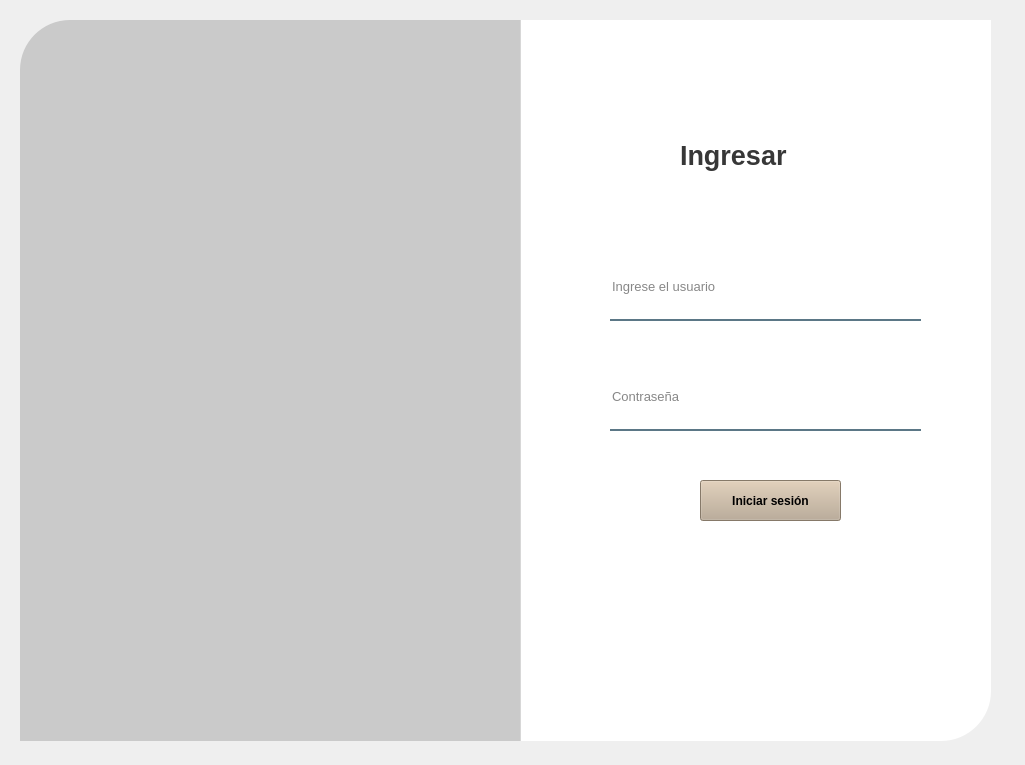
<?xml version="1.0" encoding="UTF-8"?>
<ui version="4.0">
 <class>Form</class>
 <widget class="QWidget" name="Form">
  <property name="geometry">
   <rect>
    <x>0</x>
    <y>0</y>
    <width>1025</width>
    <height>765</height>
   </rect>
  </property>
  <property name="windowTitle">
   <string>Form</string>
  </property>
  <widget class="QWidget" name="widget" native="true">
   <property name="geometry">
    <rect>
     <x>20</x>
     <y>20</y>
     <width>971</width>
     <height>721</height>
    </rect>
   </property>
   <property name="styleSheet">
    <string notr="true">QPushButtom #pushButtom{
 
	background-color: qlineargradient(spread:pad, x1:0, y1:0, x2:1, y2:1, stop:0 rgba(208, 189, 154, 255));
	color:rgba(255, 255, 255, 210);
	border-radius: 5px;
}


QPushButtom #pushButtom:hover{
	background-color: qlineargradient(spread:pad, x1:0, y1:0, x2:1, y2:1, stop:0 rgba(150, 180, 114, 255));
}


QPushButtom #pushButtom:pressed{
	padding-left:5px;
	padding-left:5px;
	background-color:rgba(150, 123, 111, 255);
}</string>
   </property>
   <widget class="QLabel" name="label">
    <property name="geometry">
     <rect>
      <x>0</x>
      <y>0</y>
      <width>501</width>
      <height>721</height>
     </rect>
    </property>
    <property name="styleSheet">
     <string notr="true">border-image: url(:/prefijoNuevo/login.jpg);
border-top-left-radius: 50px;</string>
    </property>
    <property name="text">
     <string/>
    </property>
   </widget>
   <widget class="QLabel" name="label_2">
    <property name="geometry">
     <rect>
      <x>500</x>
      <y>0</y>
      <width>471</width>
      <height>721</height>
     </rect>
    </property>
    <property name="styleSheet">
     <string notr="true">background-color:rgba(255, 255 ,255, 255);
border-bottom-right-radius: 50px;</string>
    </property>
    <property name="text">
     <string/>
    </property>
   </widget>
   <widget class="QLabel" name="label_3">
    <property name="geometry">
     <rect>
      <x>0</x>
      <y>0</y>
      <width>501</width>
      <height>721</height>
     </rect>
    </property>
    <property name="styleSheet">
     <string notr="true">background-color: rgba(0, 0, 0, 40);
border-top-left-radius: 50px;</string>
    </property>
    <property name="text">
     <string/>
    </property>
   </widget>
   <widget class="QLabel" name="label_4">
    <property name="geometry">
     <rect>
      <x>660</x>
      <y>100</y>
      <width>181</width>
      <height>71</height>
     </rect>
    </property>
    <property name="font">
     <font>
      <pointsize>20</pointsize>
      <weight>75</weight>
      <bold>true</bold>
     </font>
    </property>
    <property name="styleSheet">
     <string notr="true">color: rgba(0, 0, 0, 200);</string>
    </property>
    <property name="text">
     <string>Ingresar</string>
    </property>
   </widget>
   <widget class="QLineEdit" name="usuario">
    <property name="geometry">
     <rect>
      <x>590</x>
      <y>240</y>
      <width>311</width>
      <height>61</height>
     </rect>
    </property>
    <property name="font">
     <font>
      <pointsize>10</pointsize>
     </font>
    </property>
    <property name="styleSheet">
     <string notr="true">background-color:rgba(0, 0, 0, 0);
border:none;
border-bottom:2px solid rgba(46, 82, 101, 200);
color:rgba(0, 0, 0, 240);
padding-bottom:7px;</string>
    </property>
    <property name="placeholderText">
     <string>Ingrese el usuario</string>
    </property>
   </widget>
   <widget class="QLineEdit" name="contrasena">
    <property name="geometry">
     <rect>
      <x>590</x>
      <y>350</y>
      <width>311</width>
      <height>61</height>
     </rect>
    </property>
    <property name="font">
     <font>
      <pointsize>10</pointsize>
     </font>
    </property>
    <property name="styleSheet">
     <string notr="true">background-color:rgba(0, 0, 0, 0);
border:none;
border-bottom:2px solid rgba(46, 82, 101, 200);
color:rgba(0, 0, 0, 240);
padding-bottom:7px;</string>
    </property>
    <property name="echoMode">
     <enum>QLineEdit::Password</enum>
    </property>
    <property name="placeholderText">
     <string>Contraseña</string>
    </property>
   </widget>
   <widget class="QPushButton" name="Ingresar">
    <property name="geometry">
     <rect>
      <x>680</x>
      <y>460</y>
      <width>141</width>
      <height>41</height>
     </rect>
    </property>
    <property name="font">
     <font>
      <weight>75</weight>
      <bold>true</bold>
     </font>
    </property>
    <property name="styleSheet">
     <string notr="true">QPushButton{

	background-color: rgb(188, 170, 147);
	
	
}

QPushButton:hover{
	background-color: qlineargradient(spread:pad, x1:1, y1:1, x2:0, y2:0, stop:0 rgba(177, 157, 118, 255), stop:1 rgba(255, 255, 		255, 255));
	
}


</string>
    </property>
    <property name="text">
     <string>Iniciar sesión</string>
    </property>
   </widget>
  </widget>
 </widget>
 <resources>
  <include location="res.qrc"/>
 </resources>
 <connections/>
</ui>
